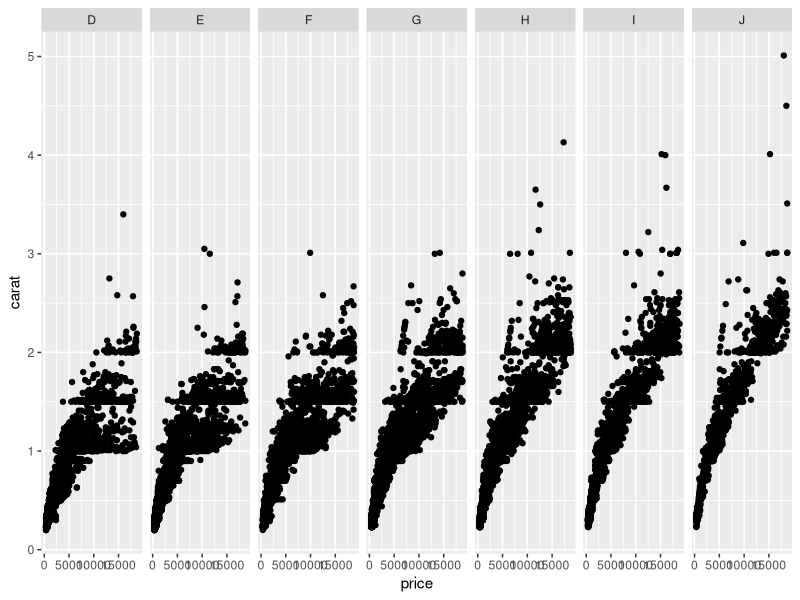

The R script that drew this image:
#
# introduction to data manipulation in R
#

# cheatsheets and reference cards:
#   http://cran.r-project.org/doc/contrib/Baggott-refcard-v2.pdf
#   http://cran.r-project.org/doc/contrib/Torfs+Brauer-Short-R-Intro.pdf
#   http://had.co.nz/stat480/r/
#   http://www.rstudio.com/wp-content/uploads/2015/01/data-wrangling-cheatsheet.pdf

library(dplyr)
library(ggplot2)

# use the first 6 rows of the iris dataset as a toy dataframe
df <- head(iris)

# look at the fifth row
df[5, ]

# look at the second column, by index and by name
df[ , 2]
df[ , "Sepal.Width"]
df$Sepal.Width

# find rows with a sepal length of 5 or larger
df[c(T,F,F,F,T,T), ]
# ugly
df[df$Sepal.Length >= 5, ]
# nicer
# note: the second entry of subset is a logical vector
subset(df, Sepal.Length >= 5)
# filter, AND-ing on multiple conditions
filter(df, Sepal.Length >= 5, Petal.Length <= 1.4)

# create a new column by adding the sepal and petal widths
# ugly
df$total_width <- df$Sepal.Width + df$Petal.Width
# nicer
# note: mutate always gives back same number of rows
mutate(df, total_width=Sepal.Width + Petal.Width)

# compute the average sepal length
mean(df$Sepal.Length)
# note: summarize gives back one row
summarize(df, mean_sepal_length=mean(Sepal.Length))

# compute summary statistics for each column
summary(df)
str(df)

# note: we're using the full iris dataframe (instead of the first 6 rows) from here on

# use grep to find indices of the column names that contain 'Length'
grep('Length', names(iris))
# same, but return the values instead of indices
grep('Length', names(iris), value=T)
# same, but return a logical vector when there's a match
grepl('Length', names(iris))

# find all rows where the species matches the pattern 'to'
filter(iris, grepl('to', Species))

# same as above, but also require sepal length to be at least 5
# note: be careful to always use single '&' and '|' here, not double
filter(iris, grepl('to', Species), Sepal.Length >= 5)

# get a list of all unique species
unique(iris$Species)

# count the number of rows for each species
table(iris$Species)

# use dplyr to do the same, returning a dataframe (instead of table)
iris %>%
  group_by(Species) %>%
  summarize(num_rows=n())

# use dplyr to group by species and compute the average and standard deviation of sepal length for each species
iris %>%
  group_by(Species) %>%
  summarize(mean_sepal_length=mean(Sepal.Length),
            sd_sepal_length=sd(Sepal.Length))


# look at the built-in diamonds dataset
head(diamonds)

# plot the number of carats vs. price, split by diamond color
qplot(x=price, y=carat, data=diamonds, facets = . ~ color)

# see more plot examples here
# http://had.co.nz/stat480/r/graphics.html
